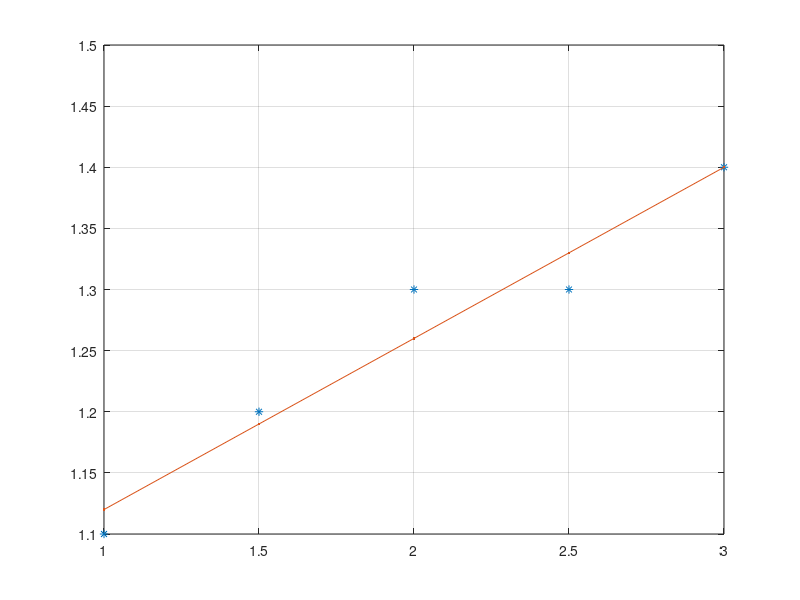

This chart was generated by the following MATLAB code:
%%% a)%%
A = [ones(5,1),(1:0.5:3)'];

%%% b) %%
b = [1.1;1.2;1.3;1.3;1.4];
x = A\b;
disp(x);

%%% c) %%
f=figure();
plot(1:0.5:3,b,'*');
hold on;
grid on;
plot(1:0.5:3,A*x,'.-');
saveas(f,'q1c.png');
close(f);

%%% d) %%
r = norm(A*x - b,2);
